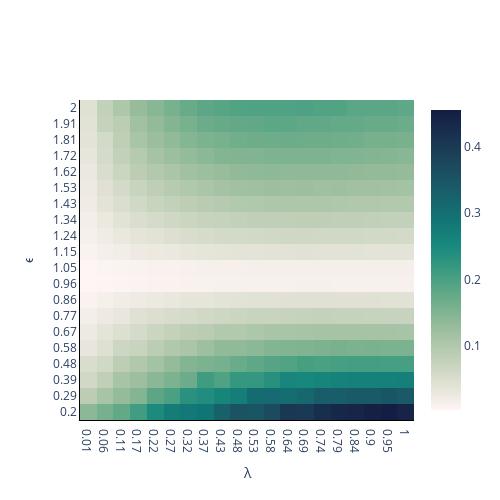

Source (notebook cell):
### Markdown cell above
### Compute heatmap of the divergence between posteriors fitted the true and baseline ϵ for different values of ϵ and λ

### Code cell
fig = go.Figure()

# Plot heatmap
fig.add_trace(
    go.Heatmap(
        x=np.round(lambdas, 2),
        y=np.round(epsilon_values, 2),
        z=difference,
        type = 'heatmap',
        coloraxis= 'coloraxis'
    ),
)

# Add axis labels
fig.update_xaxes(type='category', title_text='λ')
fig.update_yaxes(type='category', title_text='ϵ')

fig.update_layout(
    boxmode='group',
    height=500,
    width=500,
    plot_bgcolor='white',
    xaxis=dict(
        linecolor='black'),
    yaxis=dict(
        linecolor='black'),
    coloraxis=dict(colorscale='tempo'))

fig.write_image('Heatmap.pdf')
fig.show()

### Figure 1 — Plotly figure (JSON) as saved in the notebook; plotly's stock layout.template omitted (floating-point values rounded to 4 significant figures; data arrays with more than 128 entries replaced by an {"elided": "..."} marker saying what was removed)
{"data": [{"coloraxis": "coloraxis", "type": "heatmap", "x": [0.01, 0.06, 0.11, 0.17, 0.22, 0.27, 0.32, 0.37, 0.43, 0.48, 0.53, 0.58, 0.64, 0.69, 0.74, 0.79, 0.84, 0.9, 0.95, 1], "y": [0.2, 0.29, 0.39, 0.48, 0.58, 0.67, 0.77, 0.86, 0.96, 1.05, 1.15, 1.24, 1.34, 1.43, 1.53, 1.62, 1.72, 1.81, 1.91, 2], "z": {"elided": "20x20 float values"}}], "layout": {"boxmode": "group", "coloraxis": {"colorscale": [[0, "rgb(254, 245, 244)"], [0.09091, "rgb(222, 224, 210)"], [0.1818, "rgb(189, 206, 181)"], [0.2727, "rgb(153, 189, 156)"], [0.3636, "rgb(110, 173, 138)"], [0.4545, "rgb(65, 157, 129)"], [0.5455, "rgb(25, 137, 125)"], [0.6364, "rgb(18, 116, 117)"], [0.7273, "rgb(25, 94, 106)"], [0.8182, "rgb(28, 72, 93)"], [0.9091, "rgb(25, 51, 80)"], [1, "rgb(20, 29, 67)"]]}, "height": 500, "plot_bgcolor": "white", "width": 500, "xaxis": {"linecolor": "black", "title": {"text": "λ"}, "type": "category"}, "yaxis": {"linecolor": "black", "title": {"text": "ϵ"}, "type": "category"}}}
